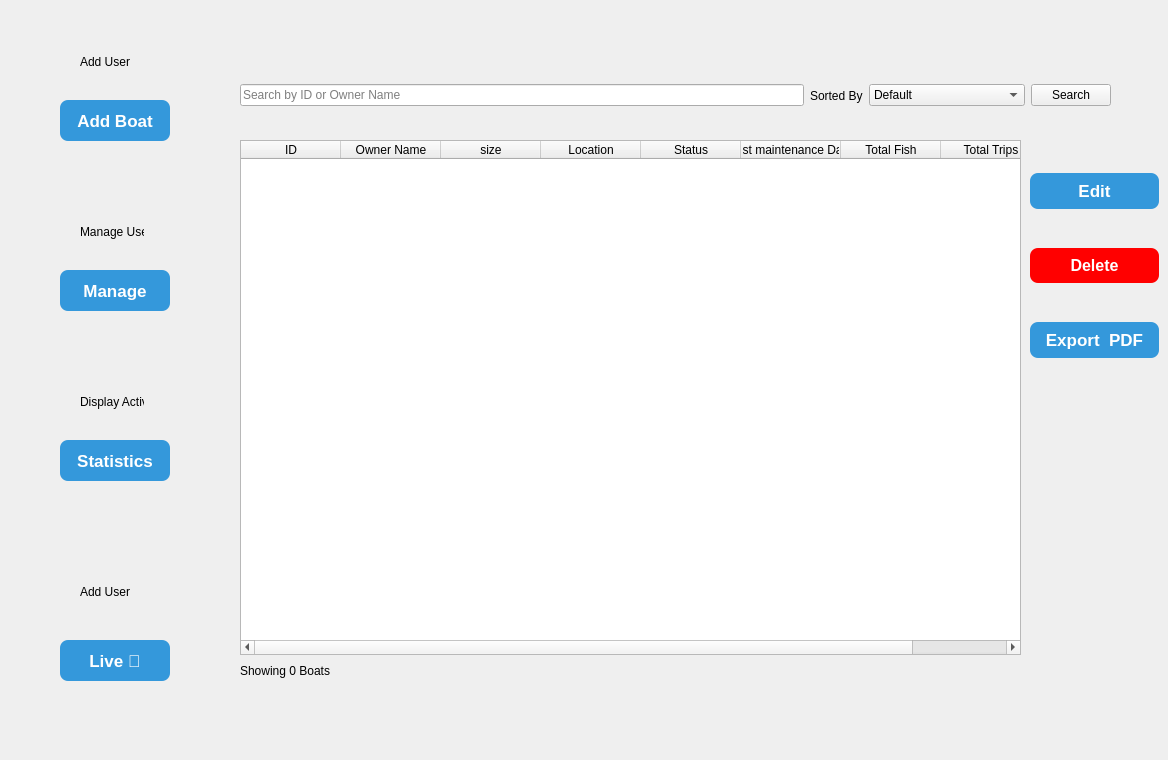
     <widget class="QWidget" name="user_page2_3">
      <widget class="QWidget" name="BackFrame_20" native="true">
       <property name="geometry">
        <rect>
         <x>10</x>
         <y>10</y>
         <width>201</width>
         <height>741</height>
        </rect>
       </property>
       <widget class="QPushButton" name="Display_20">
        <property name="geometry">
         <rect>
          <x>50</x>
          <y>430</y>
          <width>110</width>
          <height>41</height>
         </rect>
        </property>
        <property name="styleSheet">
         <string notr="true">QPushButton {
    background-color: #3498db;
    color: white;
    font-size: 17px;
    font-weight: bold;
    border: none;
    border-radius: 8px;
    padding: 8px 16px;
}
QPushButton:hover {
    background: qlineargradient(x1:0, y1:0, x2:0, y2:1,
                                stop:0 #38bdf8, stop:1 #0ea5e9);
}

QPushButton:pressed {
    background: qlineargradient(x1:0, y1:0, x2:0, y2:1,
                                stop:0 #0369a1, stop:1 #075985);
}
</string>
        </property>
        <property name="text">
         <string>Statistics</string>
        </property>
       </widget>
       <widget class="QLabel" name="dispboat2">
        <property name="geometry">
         <rect>
          <x>70</x>
          <y>360</y>
          <width>64</width>
          <height>64</height>
         </rect>
        </property>
        <property name="styleSheet">
         <string notr="true">ui-&gt;adduser-&gt;setFixedSize(32, 32);</string>
        </property>
        <property name="text">
         <string>Display Activity </string>
        </property>
       </widget>
       <widget class="QPushButton" name="Manage_20">
        <property name="geometry">
         <rect>
          <x>50</x>
          <y>260</y>
          <width>110</width>
          <height>41</height>
         </rect>
        </property>
        <property name="styleSheet">
         <string notr="true">QPushButton {
    background-color: #3498db;
    color: white;
    font-size: 17px;
    font-weight: bold;
    border: none;
    border-radius: 8px;
    padding: 8px 16px;
}
QPushButton:hover {
    background: qlineargradient(x1:0, y1:0, x2:0, y2:1,
                                stop:0 #38bdf8, stop:1 #0ea5e9);
}

QPushButton:pressed {
    background: qlineargradient(x1:0, y1:0, x2:0, y2:1,
                                stop:0 #0369a1, stop:1 #075985);
}
</string>
        </property>
        <property name="text">
         <string>Manage</string>
        </property>
       </widget>
       <widget class="QLabel" name="ManBoat2">
        <property name="geometry">
         <rect>
          <x>70</x>
          <y>190</y>
          <width>64</width>
          <height>64</height>
         </rect>
        </property>
        <property name="styleSheet">
         <string notr="true">ui-&gt;adduser-&gt;setFixedSize(32, 32);</string>
        </property>
        <property name="text">
         <string>Manage User</string>
        </property>
       </widget>
       <widget class="QPushButton" name="add_user_20">
        <property name="geometry">
         <rect>
          <x>50</x>
          <y>90</y>
          <width>110</width>
          <height>41</height>
         </rect>
        </property>
        <property name="styleSheet">
         <string notr="true">QPushButton {
    background-color: #3498db;
    color: white;
    font-size: 17px;
    font-weight: bold;
    border: none;
    border-radius: 8px;
    padding: 8px 16px;
}
QPushButton:hover {
    background: qlineargradient(x1:0, y1:0, x2:0, y2:1,
                                stop:0 #38bdf8, stop:1 #0ea5e9);
}

QPushButton:pressed {
    background: qlineargradient(x1:0, y1:0, x2:0, y2:1,
                                stop:0 #0369a1, stop:1 #075985);
}
</string>
        </property>
        <property name="text">
         <string>Add Boat</string>
        </property>
       </widget>
       <widget class="QLabel" name="Addboat2">
        <property name="geometry">
         <rect>
          <x>70</x>
          <y>20</y>
          <width>64</width>
          <height>64</height>
         </rect>
        </property>
        <property name="styleSheet">
         <string notr="true">ui-&gt;adduser-&gt;setFixedSize(32, 32);</string>
        </property>
        <property name="text">
         <string>Add User</string>
        </property>
       </widget>
       <widget class="QPushButton" name="forgetpwd_8">
        <property name="geometry">
         <rect>
          <x>50</x>
          <y>630</y>
          <width>110</width>
          <height>41</height>
         </rect>
        </property>
        <property name="styleSheet">
         <string notr="true">QPushButton {
    background-color: #3498db;
    color: white;
    font-size: 17px;
    font-weight: bold;
    border: none;
    border-radius: 8px;
    padding: 8px 16px;
}
QPushButton:hover {
    background: qlineargradient(x1:0, y1:0, x2:0, y2:1,
                                stop:0 #38bdf8, stop:1 #0ea5e9);
}

QPushButton:pressed {
    background: qlineargradient(x1:0, y1:0, x2:0, y2:1,
                                stop:0 #0369a1, stop:1 #075985);
}
</string>
        </property>
        <property name="text">
         <string>Live 📌</string>
        </property>
       </widget>
       <widget class="QLabel" name="Live2">
        <property name="geometry">
         <rect>
          <x>70</x>
          <y>550</y>
          <width>64</width>
          <height>64</height>
         </rect>
        </property>
        <property name="styleSheet">
         <string notr="true">ui-&gt;adduser-&gt;setFixedSize(32, 32);</string>
        </property>
        <property name="text">
         <string>Add User</string>
        </property>
       </widget>
      </widget>
      <widget class="QWidget" name="layoutWidget_15">
       <property name="geometry">
        <rect>
         <x>240</x>
         <y>70</y>
         <width>871</width>
         <height>51</height>
        </rect>
       </property>
       <layout class="QHBoxLayout" name="horizontalLayout_9">
        <item>
         <widget class="QLineEdit" name="boatSearchLineEdit">
          <property name="text">
           <string/>
          </property>
          <property name="placeholderText">
           <string>Search by ID or Owner Name</string>
          </property>
         </widget>
        </item>
        <item>
         <widget class="QLabel" name="label_82">
          <property name="styleSheet">
           <string notr="true"/>
          </property>
          <property name="text">
           <string>Sorted By</string>
          </property>
         </widget>
        </item>
        <item>
         <widget class="QComboBox" name="comboBox_15">
          <item>
           <property name="text">
            <string>Default</string>
           </property>
          </item>
          <item>
           <property name="text">
            <string>Size</string>
           </property>
          </item>
          <item>
           <property name="text">
            <string>Last Maintenance Date</string>
           </property>
          </item>
         </widget>
        </item>
        <item>
         <widget class="QPushButton" name="searchBoatButton_3">
          <property name="text">
           <string>Search</string>
          </property>
         </widget>
        </item>
       </layout>
      </widget>
      <widget class="QWidget" name="layoutWidget_13">
       <property name="geometry">
        <rect>
         <x>240</x>
         <y>140</y>
         <width>781</width>
         <height>541</height>
        </rect>
       </property>
       <layout class="QVBoxLayout" name="verticalLayout_9">
        <item>
         <widget class="QTableWidget" name="Boatwidget_2">
          <property name="minimumSize">
           <size>
            <width>0</width>
            <height>0</height>
           </size>
          </property>
          <column>
           <property name="text">
            <string>ID</string>
           </property>
          </column>
          <column>
           <property name="text">
            <string>Owner Name</string>
           </property>
          </column>
          <column>
           <property name="text">
            <string>size</string>
           </property>
          </column>
          <column>
           <property name="text">
            <string>Location</string>
           </property>
          </column>
          <column>
           <property name="text">
            <string>Status</string>
           </property>
          </column>
          <column>
           <property name="text">
            <string>Last maintenance Date</string>
           </property>
          </column>
          <column>
           <property name="text">
            <string>Total Fish</string>
           </property>
          </column>
          <column>
           <property name="text">
            <string>Total Trips</string>
           </property>
          </column>
         </widget>
        </item>
        <item>
         <widget class="QLabel" name="labelResults_5">
          <property name="minimumSize">
           <size>
            <width>151</width>
            <height>20</height>
           </size>
          </property>
          <property name="lineWidth">
           <number>1</number>
          </property>
          <property name="text">
           <string>Showing 0 Boats</string>
          </property>
         </widget>
        </item>
       </layout>
      </widget>
      <widget class="QWidget" name="layoutWidget_14">
       <property name="geometry">
        <rect>
         <x>1030</x>
         <y>140</y>
         <width>129</width>
         <height>251</height>
        </rect>
       </property>
       <layout class="QVBoxLayout" name="verticalLayout_10">
        <item>
         <widget class="QPushButton" name="updateBoatButton">
          <property name="styleSheet">
           <string notr="true">QPushButton {
    background-color: #3498db;
    color: white;
    font-size: 17px;
    font-weight: bold;
    border: none;
    border-radius: 8px;
    padding: 8px 16px;
}
QPushButton:hover {
    background: qlineargradient(x1:0, y1:0, x2:0, y2:1,
                                stop:0 #38bdf8, stop:1 #0ea5e9);
}

QPushButton:pressed {
    background: qlineargradient(x1:0, y1:0, x2:0, y2:1,
                                stop:0 #0369a1, stop:1 #075985);
}
</string>
          </property>
          <property name="text">
           <string>Edit</string>
          </property>
         </widget>
        </item>
        <item>
         <widget class="QPushButton" name="deleteBoatButton">
          <property name="styleSheet">
           <string notr="true">QPushButton {
    background-color: #FF0000;
    color: white;
    font-size: 16px;
    font-weight: bold;
    border: none;
    border-radius: 8px;
    padding: 8px 16px;
}


QPushButton:hover {
    background: qlineargradient(x1:0, y1:0, x2:0, y2:1,
                                stop:0 #f87171, stop:1 #ef4444);
}

</string>
          </property>
          <property name="text">
           <string>Delete</string>
          </property>
         </widget>
        </item>
        <item>
         <widget class="QPushButton" name="export_pdf_5">
          <property name="styleSheet">
           <string notr="true">QPushButton {
    background-color: #3498db;
    color: white;
    font-size: 17px;
    font-weight: bold;
    border: none;
    border-radius: 8px;
    padding: 8px 16px;
}
QPushButton:hover {
    background: qlineargradient(x1:0, y1:0, x2:0, y2:1,
                                stop:0 #38bdf8, stop:1 #0ea5e9);
}

QPushButton:pressed {
    background: qlineargradient(x1:0, y1:0, x2:0, y2:1,
                                stop:0 #0369a1, stop:1 #075985);
}
</string>
          </property>
          <property name="text">
           <string>Export  PDF</string>
          </property>
          <property name="flat">
           <bool>false</bool>
          </property>
         </widget>
        </item>
       </layout>
      </widget>
     </widget>
